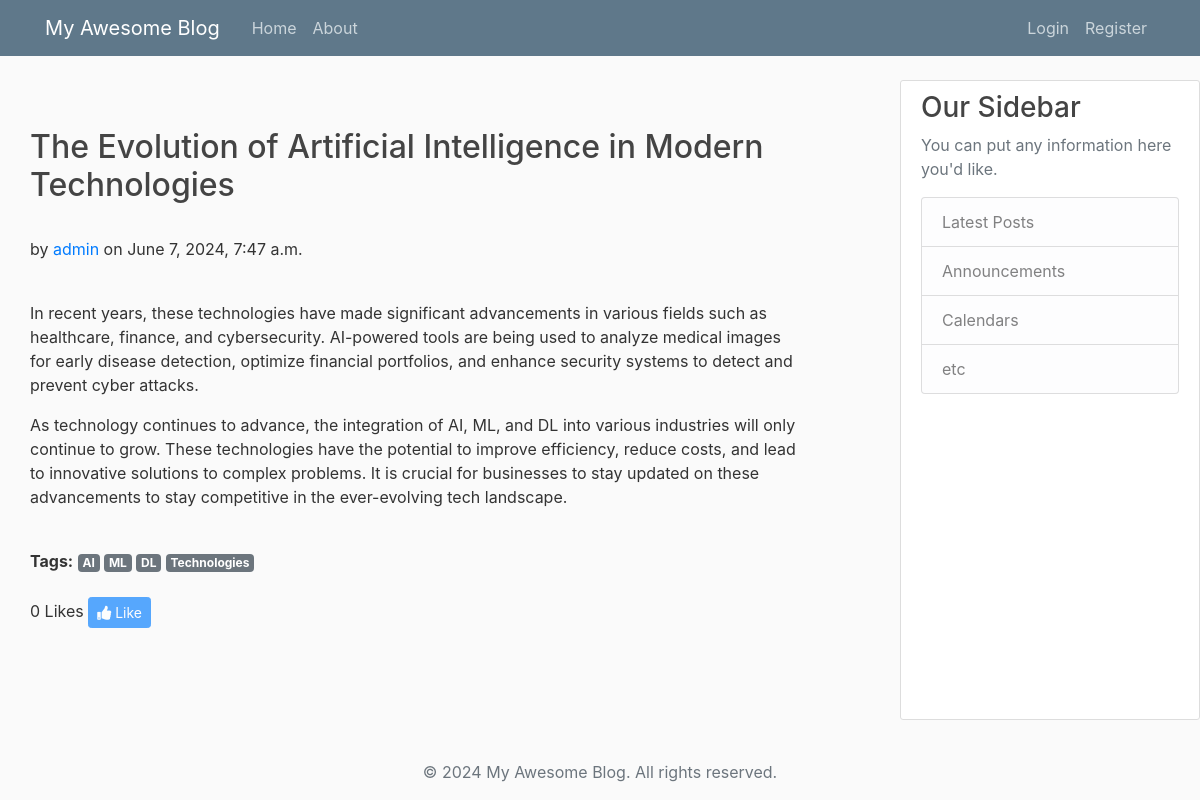
The page /post/30/ on the database its author committed.
### blog/models.py (models this page shows, shortened)
class Post(models.Model):
    title = models.CharField(max_length=100)
    tags = models.ManyToManyField(Tag, related_name='posts', blank=True)
    content = models.TextField()
    date_posted = models.DateTimeField(default=timezone.now)
    author = models.ForeignKey(User, on_delete=models.CASCADE)
    liked_by = models.ManyToManyField(User, related_name='liked_posts', blank=True)

class Tag(models.Model):
    name = models.CharField(max_length=30, unique=True)

### blog/views.py (the view)
# urls.py: path('post/<int:post_id>/', views.post_detail, name='post-detail'),
def post_detail(request, post_id):
    post = get_object_or_404(Post, id=post_id)
    post.author_display = (
        f"{post.author.first_name} {post.author.last_name}"
        if post.author.first_name and post.author.last_name
        else post.author.username
    )
    context = {'post': post}
    return render(request, 'blog/post_detail.html', context)

### blog/templates/blog/post_detail.html (shortened to what this page needs)
{% extends "blog/base.html" %}
{% block content %}
<div class="post-detail-container">
    <h2>{{ post.title }}</h2>
    <br>
    <p>by <a href="{% url 'user-posts' post.author.id %}">{{ post.author.get_full_name|default:post.author }}</a> on {{ post.date_posted }}</p>
    <br>
    <div class="post-content">
        {{ post.content|linebreaks }}
    </div>
    <br>
    <div class="post-tags">
        <strong>Tags:</strong>
        {% for tag in post.tags.all %}
            <a href="{% url 'tagged-posts' tag.name|urlencode %}" class="badge badge-secondary" style="color: white;">
                {{ tag.name }}
            </a>
        {% endfor %}
      </div>
    <br>
    <div class="post-actions">
        <div class="like-section" style="display: inline-block;">
            <span id="like-count-{{ post.id }}">{{ post.liked_by.count }} Likes</span>
            {% if user.is_authenticated %}
                <button class="btn btn-primary btn-sm like-button" data-post-id="{{ post.id }}">
                    <i class="fas fa-thumbs-up"></i>
                    {% if user in post.liked_by.all %}
                        Dislike
                    {% else %}
                        Like
                    {% endif %}
                </button>
            {% else %}
                <button class="btn btn-primary btn-sm" disabled>
                    <i class="fas fa-thumbs-up"></i> Like
                </button>
            {% endif %}
        </div>
    </div>
</div>
{% endblock content %}

### blog/static/blog/main.css (style rules this page uses)
body { background: #fafafa; color: #333333; margin-top: 5rem; overflow: hidden; }
h1, h2, h3, h4, h5, h6 { color: #444444; }
button { padding: 0.7em; color: #fff; background-color: #007BFF; border: none; border-radius: 3px; cursor: pointer; }
p { color: #333; margin-bottom: 1em; }

### rows shown on the page
Post: title "The Evolution of Artificial Intelligence in Modern Technologies", author.get_full_name "admin", date_posted "June 7, 2024, 7:47 a.m.", content "In recent years, these technologies have made significant advancements in various fields such as healthcare, finance, and cybersecurity. AI-powered tools are being used to analyze medical images for early disease detection, optimize financial portfolios, and enhance security systems to detect and prevent cyber attacks. As technology continues to advance, the integration of AI, ML, and DL into various industries will only continue to grow. These technologies have the potential to improve efficiency, reduce costs, and lead to innovative solutions to complex problems. It is crucial for businesses to stay updated on these advancements to stay competitive in the ever-evolving tech landscape.", liked_by.count "0"
Tag: name "AI"
Tag: name "ML"
Tag: name "DL"
Tag: name "Technologies"
